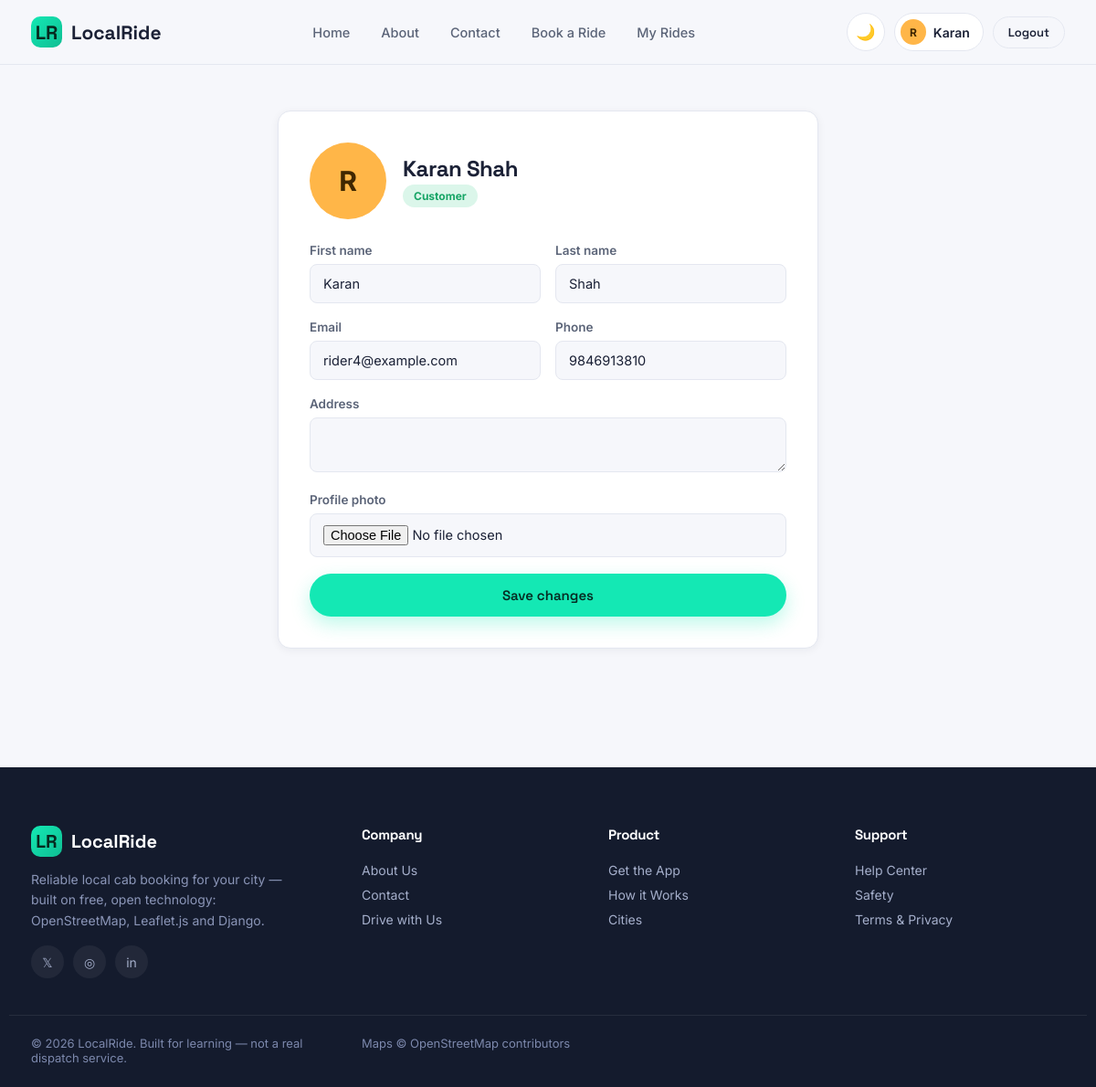
The app's page /accounts/profile/ (signed in) with its own data.
### accounts/models.py (models this page shows, shortened)
class User(AbstractUser):
    ROLE_CHOICES = (
        ('customer', 'Customer'),
        ('driver', 'Driver'),
        ('admin', 'Admin'),
    )
    role = models.CharField(max_length=10, choices=ROLE_CHOICES, default='customer')
    phone = models.CharField(max_length=15, blank=True)
    address = models.CharField(max_length=255, blank=True)
    profile_photo = models.ImageField(upload_to='profiles/', blank=True, null=True)
    date_joined_display = models.DateTimeField(auto_now_add=True)
    @property
    def avatar_url(self):
        if self.profile_photo:
            return self.profile_photo.url
        return None

### accounts/views.py (the view)
# urls.py: path('profile/', views.profile_view, name='profile'),
@login_required
def profile_view(request):
    if request.method == 'POST':
        form = ProfileForm(request.POST, request.FILES, instance=request.user)
        if form.is_valid():
            form.save()
            messages.success(request, 'Profile updated successfully.')
            return redirect('accounts:profile')
    else:
        form = ProfileForm(instance=request.user)
    return render(request, 'accounts/profile.html', {'form': form})

### accounts/forms.py
class ProfileForm(forms.ModelForm):
    class Meta:
        model = User
        fields = ['first_name', 'last_name', 'email', 'phone', 'address', 'profile_photo']
        widgets = {
            'address': forms.Textarea(attrs={'rows': 2}),
        }

### core/context_processors.py (called while the page is built)
def site_context(request):
    user = getattr(request, 'user', None)
    ctx = {
        'SITE_NAME': 'LocalRide',
        'is_customer': False,
        'is_driver': False,
        'is_admin_role': False,
    }
    if user and user.is_authenticated:
        ctx['is_customer'] = user.role == 'customer'
        ctx['is_driver'] = user.role == 'driver'
        ctx['is_admin_role'] = user.role == 'admin' or user.is_superuser
    return ctx

### templates/accounts/profile.html (shortened to what this page needs)
{% extends 'base.html' %}
{% block content %}
<section class="section-sm">
  <div class="container" style="max-width:640px;">
    <div class="card" style="padding:34px;">
      <div style="display:flex;align-items:center;gap:18px;margin-bottom:26px;">
        <div class="avatar-lg">
          {% if user.avatar_url %}<img src="{{ user.avatar_url }}" alt="">{% else %}{{ user.username|slice:":1"|upper }}{% endif %}
        </div>
        <div>
          <h2 style="margin-bottom:2px;">{{ user.get_full_name|default:user.username }}</h2>
          <span class="badge completed">{{ user.get_role_display }}</span>
        </div>
      </div>
      <form method="post" enctype="multipart/form-data" data-loading novalidate>
        <div class="form-row">
          <div class="form-group">
            <label for="{{ form.first_name.id_for_label }}">First name</label>
            {{ form.first_name }}
          </div>
          <div class="form-group">
            <label for="{{ form.last_name.id_for_label }}">Last name</label>
            {{ form.last_name }}
          </div>
        </div>
        <div class="form-row">
          <div class="form-group">
            <label for="{{ form.email.id_for_label }}">Email</label>
            {{ form.email }}
          </div>
          <div class="form-group">
            <label for="{{ form.phone.id_for_label }}">Phone</label>
            {{ form.phone }}
          </div>
        </div>
        <div class="form-group">
          <label for="{{ form.address.id_for_label }}">Address</label>
          {{ form.address }}
        </div>
        <div class="form-group">
          <label for="{{ form.profile_photo.id_for_label }}">Profile photo</label>
          {{ form.profile_photo }}
        </div>
        <button type="submit" class="btn btn-primary btn-block">Save changes</button>
      </form>
    </div>
  </div>
</section>
{% endblock %}

### templates/base.html (shortened to what this page needs)
{% load static %}
<!DOCTYPE html>
<html lang="en">
<head>
<link rel="stylesheet" href="https://cdnjs.cloudflare.com/ajax/libs/leaflet/1.9.4/leaflet.min.css">
<link rel="stylesheet" href="{% static 'css/style.css' %}">
</head>
<body>
<nav class="navbar">
  <div class="navbar-inner">
    <a href="{% url 'core:home' %}" class="brand">
      <span class="brand-mark">LR</span> LocalRide
    </a>
    <div class="nav-links" id="navLinks">
      <a href="{% url 'core:home' %}" class="navlink {% if request.resolver_match.url_name == 'home' %}active{% endif %}">Home</a>
      <a href="{% url 'core:about' %}" class="navlink {% if request.resolver_match.url_name == 'about' %}active{% endif %}">About</a>
      <a href="{% url 'core:contact' %}" class="navlink {% if request.resolver_match.url_name == 'contact' %}active{% endif %}">Contact</a>
      {% if user.is_authenticated %}
        {% if is_customer %}
          <a href="{% url 'rides:book_ride' %}" class="navlink">Book a Ride</a>
          <a href="{% url 'rides:ride_history' %}" class="navlink">My Rides</a>
        {% elif is_driver %}
          <a href="{% url 'accounts:driver_dashboard' %}" class="navlink">Dashboard</a>
          <a href="{% url 'accounts:driver_earnings' %}" class="navlink">Earnings</a>
        {% elif is_admin_role %}
          <a href="{% url 'accounts:admin_dashboard' %}" class="navlink">Admin Panel</a>
        {% endif %}
      {% endif %}
    </div>
    <div class="nav-cta">
      <button class="theme-toggle" id="themeToggle" title="Toggle dark mode">🌙</button>
      {% if user.is_authenticated %}
        <a href="{% url 'accounts:profile' %}" class="user-chip">
          <span class="avatar">{{ user.username|slice:":1"|upper }}</span>
          {{ user.first_name|default:user.username }}
        </a>
        <a href="{% url 'accounts:logout' %}" class="btn btn-outline btn-sm">Logout</a>
      {% else %}
        <a href="{% url 'accounts:login' %}" class="btn btn-ghost btn-sm">Log in</a>
        <a href="{% url 'accounts:register_choice' %}" class="btn btn-primary btn-sm">Sign up</a>
      {% endif %}
    </div>
  </div>
</nav>
<main>
  {% block content %}{% endblock %}
</main>
<footer class="footer">
  <div class="container">
    <div>
      <div class="footer-brand"><span class="brand-mark">LR</span> LocalRide</div>
      <p style="max-width:280px;font-size:14px;color:#8B96B8;line-height:1.6;">
        Reliable local cab booking for your city — built on free, open technology:
        OpenStreetMap, Leaflet.js and Django.
      </p>
      <div class="social-row">
        <a href="#" aria-label="Twitter">𝕏</a>
        <a href="#" aria-label="Instagram">◎</a>
        <a href="#" aria-label="LinkedIn">in</a>
      </div>
    </div>
    <div>
      <h4>Company</h4>
      <a href="{% url 'core:about' %}">About Us</a>
      <a href="{% url 'core:contact' %}">Contact</a>
      <a href="{% url 'accounts:register_driver' %}">Drive with Us</a>
    </div>
    <div>
      <h4>Product</h4>
      <a href="{% url 'accounts:register_choice' %}">Get the App</a>
      <a href="{% url 'core:home' %}#how-it-works">How it Works</a>
      <a href="{% url 'core:home' %}#cities">Cities</a>
    </div>
    <div>
      <h4>Support</h4>
      <a href="{% url 'core:contact' %}">Help Center</a>
      <a href="{% url 'core:contact' %}">Safety</a>
      <a href="{% url 'core:contact' %}">Terms &amp; Privacy</a>
    </div>
  </div>
  <div class="container footer-bottom">
    <span>&copy; {% now "Y" %} LocalRide. Built for learning — not a real dispatch service.</span>
    <span>Maps &copy; OpenStreetMap contributors</span>
  </div>
</footer>
</body>
</html>

### records on screen
User: username "R", first_name "Karan", get_full_name "Karan Shah", role "Customer", last_name "Shah", email "rider4@example.com", phone "9846913810"
